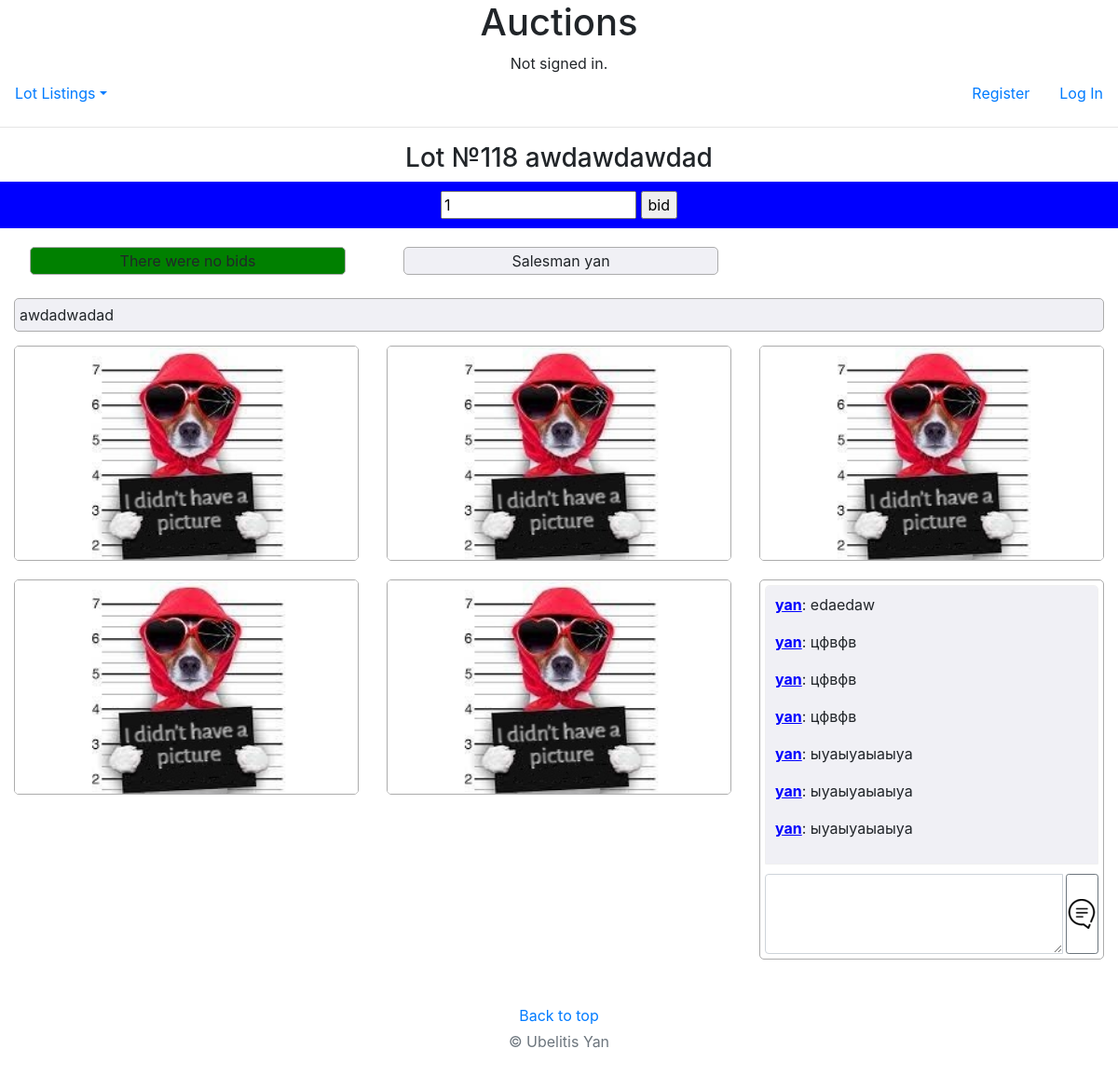
The page /118 on the database its author committed.
### auctions/models.py (models this page shows)
class Lot(models.Model):
    lot_name = models.CharField(max_length=64)
    description = models.TextField()
    starting_price = price = models.IntegerField()
    price = models.ManyToManyField(Bid, blank=True, related_name="lotbid")
    picture = models.URLField(blank=True)
    category = models.ForeignKey(Category, on_delete=models.CASCADE, related_name="lotcategory")
    userLot = models.ForeignKey(User, on_delete=models.CASCADE, related_name="userLot")
    user_comit = models.ManyToManyField(Comit, blank=True, related_name="usercomit")
    time_lot = models.DateTimeField(default=datetime.now)
    time_sales = models.DateTimeField(default=datetime.now)
    sale = models.BooleanField(default=False)

class User(AbstractUser):
    pass

class Comit(models.Model):
    user = models.ForeignKey(User, on_delete=models.CASCADE, related_name="comituser")
    comit = models.TextField()

### auctions/views.py (the view, shortened to what this page needs)
# urls.py: path("<int:lot_id>", views.lot, name="lot"),
def lot(request, lot_id):
    lot = Lot.objects.filter(pk=int(lot_id)).first()
    if lot.price.first():
        min_value = int(lot.price.last().price) + 1
        initial = int(lot.price.last().price)
    else:
        min_value = int(lot.starting_price) + 1
        initial = int(lot.starting_price)
    class Bid_forms(forms.Form):
        bid = forms.IntegerField(label=False, min_value=min_value, max_value=99999999999999, initial=initial)
    class Comment_forms(forms.Form):
        comment = forms.CharField(label=False, widget=forms.Textarea(attrs={'rows': 3, 'cols': 40}))
        def __init__(self, *args, **kwargs):
            super(Comment_forms, self).__init__(*args, **kwargs)
            for visible in self.visible_fields():
                visible.field.widget.attrs['class'] = 'form-control'
    return render(request, "auctions/lot_page.html",
                  {"lot": lot, "form": Bid_forms, "comment_forms": Comment_forms, 'categories': Category.objects.all(),
                   't_Now': datetime.now()})

### auctions/templates/auctions/lot_page.html (shortened to what this page needs)
{% extends "auctions/layout.html" %}
{% load static %}
{% block body %}
<h3>Lot №{{lot.id}} {{lot.lot_name}}</h3>
{% if user.id != lot.userLot.id%}
    {% if not lot.price.all.last or lot.time_sales > t_Now %}
        <div class="sticky">
            <form action="{% url 'lot' lot.id %}" method="post">
                {{form}}
                <input type="submit" value="bid" translate="no">
            </form>
        </div>
    {% endif %}
{% endif %}
<div class="container" style="max-width: 1600px;">
    <div class="row row-cols-1 row-cols-lg-2 row-cols-xl-3 g-3">
        <div class="col">
            {% if lot.price.all.last %}
                {%if lot.time_sales >= t_Now %}
                    <p style="text-align: center; border: 1px solid #ACACAC; border-radius: 5px; margin: 10px 14px 2px 17px; padding: 2px; background-color: red;">
                        {{lot.time_sales|timeuntil}}
                        <nobr>before auction closes</nobr>
                    </p>
                {% else %}
<div class="dropdown-center">
                <a class="nav-link dropdown" data-bs-toggle="dropdown" aria-expanded="false">
                    <div class="dropdown" style="width: 100%; display: flex; flex-direction: row; justify-content: center   ; border: 1px solid #ACACAC; border-radius: 5px; margin: 2px; padding: 2px; background-color: yellow;">
                        Sold to {{lot.price.all.last.user}}
                    </div>
                </a>
                <ul class="dropdown-menu">
                    {% if user.id == lot.userLot.id%}
                        <li class="dropdown-item" translate="no">{{lot.price.all.last.user.email}}</li>
                    {%else%}
                        <p>Contact information is available only to the seller</p>
                    {%endif%}
                </ul>
            </div>
                {% endif %}
            {% else %}
            <p style="text-align: center; border: 1px solid #ACACAC; border-radius: 5px; margin: 10px 14px 2px 17px; padding: 2px; background-color: green;">
                There were no bids
            </p>
            {% endif %}
        </div>
        <div class="col">
            <div class="dropdown-center">
                <a class="nav-link dropdown" data-bs-toggle="dropdown" aria-expanded="false">
                    <div class="dropdown" style="width: 100%; display: flex; flex-direction: row; justify-content: space-between; border: 1px solid #ACACAC; border-radius: 5px; margin: 2px; padding: 2px; background-color: rgb(240, 240, 245);">
                        {% if user.id == lot.userLot.id%}
                            {%if lot.price.all.last.price %}
                                <div style="display: inline-block; margin-left: auto; margin-right: auto;">
                                    <sup style="font-size:10px; text-decoration: underline;color: blue;">Total bets</sup>
                                    {{lot.price.count}}
                                </div>
                                <div style="display: inline-block; margin-left: auto; margin-right: auto;">
                                    <sup style="font-size:10px; text-decoration: underline;color: blue;">Last bid</sup>
                                    {{lot.price.all.last.price}}$ {{lot.price.all.last.user}}
                                </div>
                            {% else %}
                                <div style="margin-left: auto; margin-right: auto;">
                                    Starting price: {{lot.starting_price}}$
                                </div>
                            {% endif %}
                        {% else %}
                            <div style="margin-left: auto; margin-right: auto;">
                                Salesman {{lot.userLot}}
                            </div>
                        {% endif %}
                    </div>
                </a>
            </div>
        </div>
    </div>
</div>
<p style="text-align: left; border: 1px solid #ACACAC; border-radius: 5px; margin: 15px; padding: 5px; background-color: rgb(240, 240, 245);">
    {{lot.description}}
</p>
<div class="container" style="max-width: 1600px;">
    <div class="row row-cols-1 row-cols-lg-2 row-cols-xl-3 g-3">
        <div class="col" style="margin-bottom: 20px">
            {%if not lot.picture %}
                <img class="card-img-top" style="border: 1px solid #ACACAC; border-radius: 5px;" src="{% static 'auctions/css/image/no_picture.jpg' %}">
            {% else %}
                <img class="card-img-top" style="border: 1px solid #ACACAC; border-radius: 5px;" src="{{lot.picture}}">
            {%endif%}
        </div>
        <div class="col" style="margin-bottom: 20px">
            {%if not lot.picture %}
                <img class="card-img-top" style="border: 1px solid #ACACAC; border-radius: 5px;" src="{% static 'auctions/css/image/no_picture.jpg' %}">
            {% else %}
                <img class="card-img-top" style="border: 1px solid #ACACAC; border-radius: 5px;" src="{{lot.picture}}">
            {%endif%}
        </div>
        <div class="col" style="margin-bottom: 20px">
            {%if not lot.picture %}
                <img class="card-img-top" style="border: 1px solid #ACACAC; border-radius: 5px;" src="{% static 'auctions/css/image/no_picture.jpg' %}">
            {% else %}
                <img class="card-img-top" style="border: 1px solid #ACACAC; border-radius: 5px;" src="{{lot.picture}}">
            {%endif%}
        </div>
        <div class="col" style="margin-bottom: 20px">
            {%if not lot.picture %}
                <img class="card-img-top" style="border: 1px solid #ACACAC; border-radius: 5px;" src="{% static 'auctions/css/image/no_picture.jpg' %}">
            {% else %}
                <img class="card-img-top" style="border: 1px solid #ACACAC; border-radius: 5px;" src="{{lot.picture}}">
            {%endif%}
        </div>
        <div class="col" style="margin-bottom: 20px">
            {%if not lot.picture %}
                <img class="card-img-top" style="border: 1px solid #ACACAC; border-radius: 5px;" src="{% static 'auctions/css/image/no_picture.jpg' %}">
            {% else %}
                <img class="card-img-top" style="border: 1px solid #ACACAC; border-radius: 5px;" src="{{lot.picture}}">
            {%endif%}
        </div>
        <div class="col">
            <div style="border: 1px solid #ACACAC; border-radius: 5px;">
                <div id="scrol" style=" margin: 5px; border: 1px solid rgb(240, 240, 240); border-top-left-radius: 5px; border-top-right-radius: 5px; height: 300px; background-color: rgb(240, 240, 245); padding: 10px; overflow-x: hidden; overflow-y: scroll;">
                    {% for c_t in lot.user_comit.all %}
                        <p style="text-align: left;">
                            <span style="color:blue; font-weight:bold; text-decoration: underline;">{{c_t.user}}</span>: {{c_t.comit}}
                        </p>
                    {% endfor %}
                </div>
                <div style="padding:5px;">
                    <form action="{% url 'lot' lot.id %}" method="post">
                        <div class="input-group">
                            {{comment_forms}}
                            <input id="chat" class="btn btn-sm btn-outline-secondary" type="submit" value="">
                        </div>
                    </form>
                </div>
            </div>
        </div>
    </div>
</div>
<footer class="text-muted py-5">
    <div class="container">
        <p class="float-end mb-1">
            <a href="#">Back to top</a>
        </p>
        <p class="mb-1"> &copy; Ubelitis Yan </p>
    </div>
</footer>
{% endblock %}

### auctions/static/auctions/css/styles.css (style rules this page uses)
div.sticky { background-color: blue; margin-bottom: 10px; padding: 10px; }
#chat { margin-left: 3px; background: url('image/say.png') no-repeat center left; padding-left:25px;" }

### rows shown on the page
Lot: id "118", lot_name "awdawdawdad", userLot "yan", description "awdadwadad"
Comit: user "yan", comit "edaedaw"
Comit: user "yan", comit "цфвфв"
Comit: user "yan", comit "цфвфв"
Comit: user "yan", comit "цфвфв"
Comit: user "yan", comit "ыуаыуаыаыуа"
Comit: user "yan", comit "ыуаыуаыаыуа"
Comit: user "yan", comit "ыуаыуаыаыуа"
